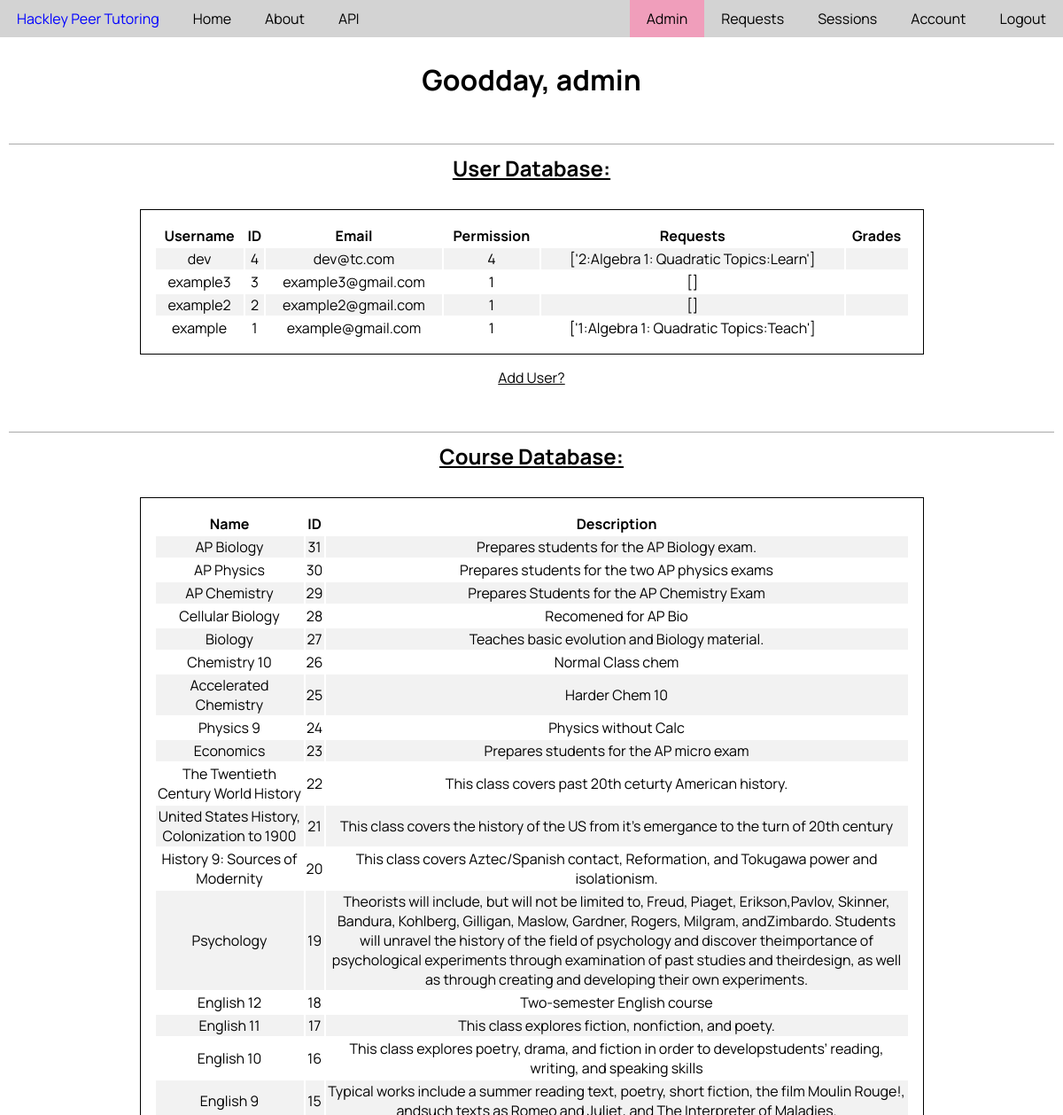
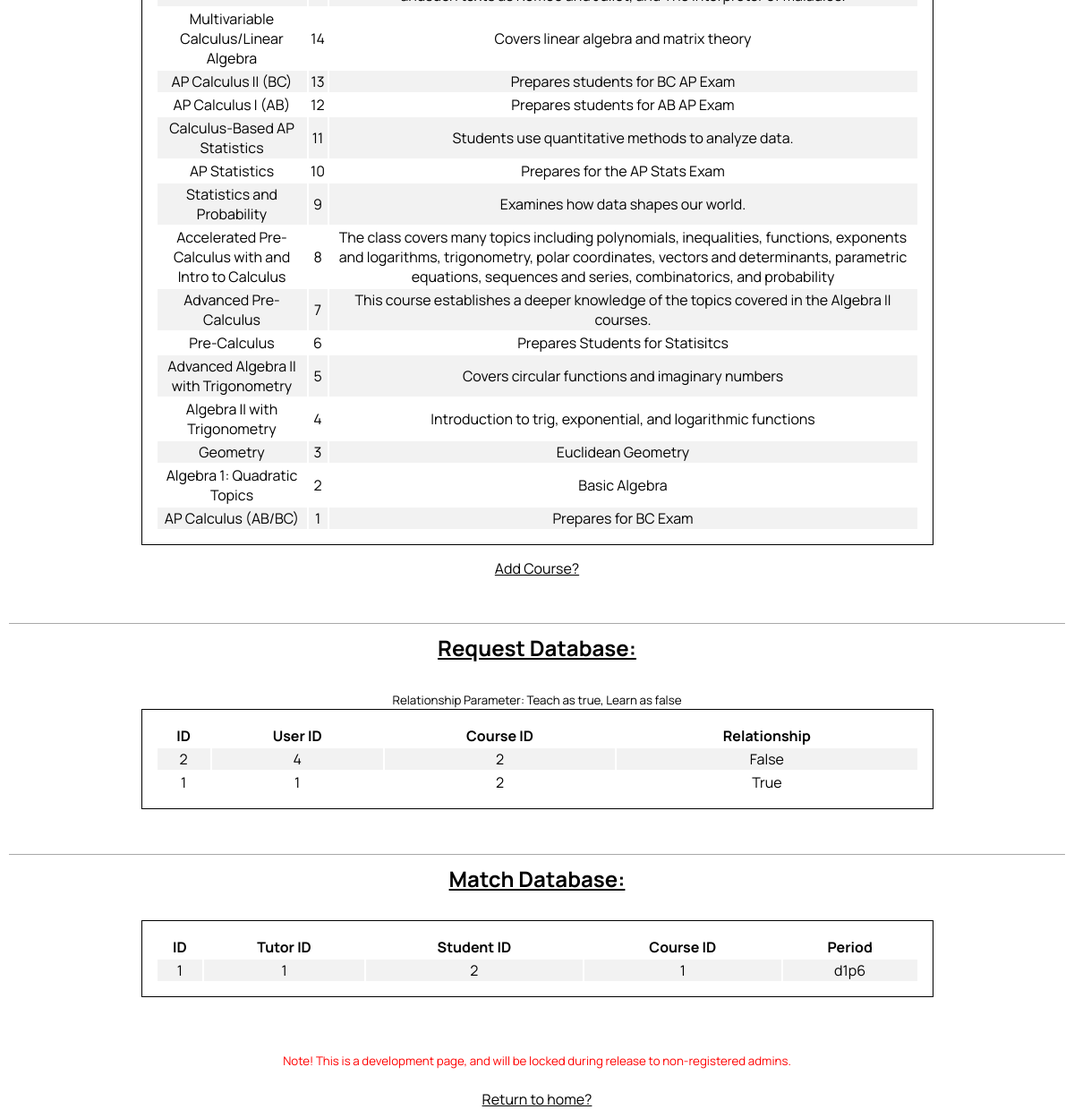
The app's page /admin (signed in) with its own data (2 pictures, top to bottom).
### PeerTutor/models.py (models this page shows, shortened)
class User(db.Model, UserMixin):
    __tablename__ = 'user'
    id = db.Column(db.Integer, primary_key=True)
    username = db.Column(db.String(20), unique=True, nullable=False)
    email = db.Column(db.String(120), unique=True, nullable=False)
    password = db.Column(db.String(60), nullable=False)
    permission = db.Column(db.Integer, default='1')
    grade = db.Column(db.Integer, nullable=False)
    date_joined = db.Column(db.DateTime, nullable=False, default=datetime.utcnow)
    gradeLevels = db.Column(db.String(20), default="8,9,10,11,12") #8 means all middle school
    schedule = db.relationship('Schedule', backref='user', lazy=True)
    requests = db.relationship('CourseRequest', backref='user', lazy=True)

class CourseRequest(db.Model):
    __tablename__ = 'courseRequest'
    id = db.Column(db.Integer, primary_key=True)
    user_id = db.Column(db.Integer, db.ForeignKey('user.id'), nullable=False)
    course_id = db.Column(db.Integer, nullable=False)
    relationship = db.Column('relationship', db.Boolean, nullable=False)
    date_added = db.Column(db.DateTime, nullable=False, default=datetime.utcnow)

class Course(db.Model):
    __tablename__ = 'course'
    id = db.Column(db.Integer, primary_key=True)
    name = db.Column(db.String(20), unique=True, nullable=False)
    description = db.Column(db.Text, nullable=False)

class Match(db.Model):
    __tablename__ = 'match'
    id = db.Column(db.Integer, primary_key=True)
    tutor_id = db.Column(db.Integer, nullable=False)
    tutee_id = db.Column(db.Integer, nullable=False)
    course_id = db.Column(db.Integer, nullable=False)
    period = db.Column('period', db.String, nullable=False)

### PeerTutor/admin/routes.py (the view)
@admin.route("/admin")
@login_required
def adminPage():
    if current_user.permission < 4:
        flash('You don\'t have permission to do that!', 'warning')
        return redirect(url_for('main.home'))
    else:
        users = User.query.order_by(User.date_joined.desc()).all()
        courses = Course.query.order_by(Course.id.desc()).all()
        requests = CourseRequest.query.order_by(CourseRequest.id.desc()).all()
        matches = Match.query.order_by(Match.id.desc()).all()
        return render_template('/admin.html', users=users, courses=courses,
            get_user_requests=get_user_requests, requests=requests, extract=extract,
            matches=matches)

### PeerTutor/admin/utils.py (called while the page is built)
def get_user_requests(user):
    requests = CourseRequest.query.filter_by(user=user).all()
    array_requests = []
    for request in requests:
        relationship = request.relationship
        if relationship == True:
            teachOrLearn = "Teach"
        else:
            teachOrLearn = "Learn"
        array_requests.append(str(request.id) + ":" + Course.query.get(request.course_id).name + ":" + teachOrLearn)
    return array_requests

### PeerTutor/models.py (called while the page is built)
@login_manager.user_loader
def load_user(user_id):
   return User.query.get(int(user_id))

### PeerTutor/templates/admin.html (shortened to what this page needs)
{% extends 'base.html' %}
{% block content %}
    <div class="admin-page">
    <h1> Goodday, admin </h1>
    <h2 class="admin-table-title"> User Database: </h2>
    <table class="admin-table">
        <tr>
            <th> Username </th>
            <th> ID </th>
            <th> Email </th>
            <th> Permission </th>
            <th> Requests </th>
            <th> Grades </th>
        </tr>
        {% for user in users %}
            <tr>
                <td> {{ user.username }} </td>
                <td> {{ user.id }} </td>
                <td> {{ user.email }} </td>
                <td> {{ user.permission }} </td>
                <td> {{ get_user_requests(user) }} </td>
                <td> {{ user.teachableGrades }}</td>
            </tr>
        {% endfor %}
    </table>
    <a class="development-link" href="{{ url_for('admin.addUser')}}"> Add User? </a>
    <h2 class="admin-table-title"> Course Database: </h2>
    <table class="admin-table">
        <tr>
            <th> Name </th>
            <th> ID </th>
            <th> Description </th>
        </tr>
        {% for course in courses %}
            <tr>
                <td> {{ course.name }} </td>
                <td> {{ course.id }} </td>
                <td> {{ course.description }} </td>
            </tr>
        {% endfor %}
    </table>
    <a class="development-link" href="{{ url_for('admin.addCourse')}}"> Add Course? </a>
    <br>
    <h2 class="admin-table-title"> Request Database: </h2>
    <small>
        Relationship Parameter: Teach as true, Learn as false
    </small>
    <table class="admin-table">
        <tr>
            <th> ID </th>
            <th> User ID </th>
            <th> Course ID </th>
            <th> Relationship </th>
        </tr>
        {% for request in requests %}
            <tr>
                <td> {{ request.id }} </td>
                <td> {{ request.user_id }} </td>
                <td> {{ request.course_id }} </td>
                <td> {{ request.relationship}} </td>
            </tr>
        {% endfor %}
    </table>
    <h2 class="admin-table-title"> Match Database: </h2>
    <table class="admin-table">
        <tr>
            <th> ID </th>
            <th> Tutor ID </th>
            <th> Student ID </th>
            <th> Course ID </th>
            <th> Period </th>
        </tr>
        {% for match in matches %}
            <tr>
                <td> {{ match.id }} </td>
                <td> {{ match.tutor_id }} </td>
                <td> {{ match.tutee_id }} </td>
                <td> {{ match.course_id }} </td>
                <td> {{ match.period }} </td>
            </tr>
        {% endfor %}
    </table>
    <br> <br>
    <small style="color:red">
        Note! This is a development page, and will be locked during release to non-registered admins.
    </small>
    <br> <br>
    <a class="development-link" href="{{url_for('main.home')}}"> Return to home? </a>
{% endblock %}

### PeerTutor/static/main.css (style rules this page uses)
body { margin: 0px; font-family: 'Manrope', sans-serif; }
.admin-table { border: 1px solid black; width: 100%; text-align: center; padding: 15px; }
tr { border-bottom: 1px solid black; border-right: 1px solid black; }
tr:nth-child(even) { background-color: #f2f2f2; }
.admin-table-title { text-decoration: underline; border-top: 1px solid darkgrey; margin-top: 50px; padding:10px; }
.development-link { color: black; }
.admin-page { margin: 10px; text-align: center; }
.admin-table { width: 75%; text-align: center; margin-left: auto; margin-right: auto; margin-bottom: 15px; }

### records on screen
User: username "dev", id "4", email "dev@tc.com", permission "4"
CourseRequest: relationship+id+course "['2:Algebra 1: Quadratic Topics:Learn']", id "2", user_id "4", course_id "2", relationship "False"
User: username "example3", id "3", email "example3@gmail.com", permission "1", get_user_requests "[]"
User: username "example2", id "2", email "example2@gmail.com", permission "1", get_user_requests "[]"
User: username "example", id "1", email "example@gmail.com", permission "1"
CourseRequest: relationship+id+course "['1:Algebra 1: Quadratic Topics:Teach']", id "1", user_id "1", course_id "2", relationship "True"
Course: name "AP Biology", id "31", description "Prepares students for the AP Biology exam."
Course: name "AP Physics", id "30", description "Prepares students for the two AP physics exams"
Course: name "AP Chemistry", id "29", description "Prepares Students for the AP Chemistry Exam"
Course: name "Cellular Biology", id "28", description "Recomened for AP Bio"
Course: name "Biology", id "27", description "Teaches basic evolution and Biology material."
Course: name "Chemistry 10", id "26", description "Normal Class chem"
Course: name "Accelerated Chemistry", id "25", description "Harder Chem 10"
Course: name "Physics 9", id "24", description "Physics without Calc"
Course: name "Economics", id "23", description "Prepares students for the AP micro exam"
Course: name "The Twentieth Century World History", id "22", description "This class covers past 20th ceturty American history."
Course: name "United States History, Colonization to 1900", id "21", description "This class covers the history of the US from it's emergance to the turn of 20th century"
Course: name "History 9: Sources of Modernity", id "20", description "This class covers Aztec/Spanish contact, Reformation, and Tokugawa power and isolationism."
Course: name "Psychology", id "19", description "Theorists will include, but will not be limited to, Freud, Piaget, Erikson,Pavlov, Skinner, Bandura, Kohlberg, Gilligan, Maslow, Gardner, Rogers, Milgram, andZimbardo. Students will unravel the history of the field of psychology and discover theimportance of psychological experiments through examination of past studies and theirdesign, as well as through creating and developing their own experiments."
Course: name "English 12", id "18", description "Two-semester English course"
Course: name "English 11", id "17", description "This class explores fiction, nonfiction, and poety."
Course: name "English 10", id "16", description "This class explores poetry, drama, and fiction in order to developstudents’ reading, writing, and speaking skills"
Course: name "English 9", id "15", description "Typical works include a summer reading text, poetry, short fiction, the film Moulin Rouge!, andsuch texts as Romeo and Juliet, and The Interpreter of Maladies."
Course: name "Multivariable Calculus/Linear Algebra", id "14", description "Covers linear algebra and matrix theory"
Course: name "AP Calculus II (BC)", id "13", description "Prepares students for BC AP Exam"
Course: name "AP Calculus I (AB)", id "12", description "Prepares students for AB AP Exam"
Course: name "Calculus-Based AP Statistics", id "11", description "Students use quantitative methods to analyze data."
Course: name "AP Statistics", id "10", description "Prepares for the AP Stats Exam"
Course: name "Statistics and Probability", id "9", description "Examines how data shapes our world."
Course: name "Accelerated Pre-Calculus with and Intro to Calculus", id "8", description "The class covers many topics including polynomials, inequalities, functions, exponents and logarithms, trigonometry, polar coordinates, vectors and determinants, parametric equations, sequences and series, combinatorics, and probability"
Course: name "Advanced Pre-Calculus", id "7", description "This course establishes a deeper knowledge of the topics covered in the Algebra II courses."
Course: name "Pre-Calculus", id "6", description "Prepares Students for Statisitcs"
Course: name "Advanced Algebra II with Trigonometry", id "5", description "Covers circular functions and imaginary numbers"
Course: name "Algebra II with Trigonometry", id "4", description "Introduction to trig, exponential, and logarithmic functions"
Course: name "Geometry", id "3", description "Euclidean Geometry"
Course: name "Algebra 1: Quadratic Topics", id "2", description "Basic Algebra"
Course: name "AP Calculus (AB/BC)", id "1", description "Prepares for BC Exam"
Match: id "1", tutor_id "1", tutee_id "2", course_id "1", period "d1p6"
